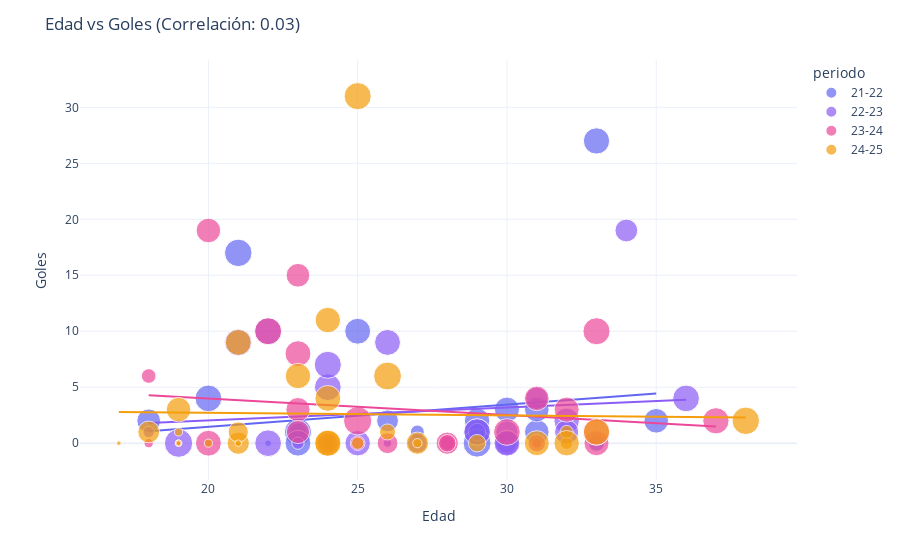

The notebook cell this image was saved under:
### Markdown cell above
PCA para ver cuantas variables se necesitan para explicar la variabilidad de los datos

### Code cell
# Edad vs Goles
fig = px.scatter(df, x='Age', y='Gls', hover_data=['Player', 'periodo'],
                size='MP', color='periodo', trendline='ols',
                color_discrete_sequence=['#6366f1', '#8b5cf6', '#ec4899', '#f59e0b'])
fig.update_layout(title=f'Edad vs Goles (Correlación: {df["Age"].corr(df["Gls"]):.2f})',
                 xaxis_title='Edad', yaxis_title='Goles', template='plotly_white')
fig.show()

### Figure 1 — Plotly figure (JSON) as saved in the notebook; plotly's stock layout.template omitted (floating-point values rounded to 4 significant figures)
{"data": [{"customdata": [["David Alaba", "21-22"], ["Marco Asensio", "21-22"], ["Gareth Bale", "21-22"], ["Karim Benzema", "21-22"], ["Antonio Blanco", "21-22"], ["Eduardo Camavinga", "21-22"], ["Dani Carvajal", "21-22"], ["Casemiro", "21-22"], ["Dani Ceballos", "21-22"], ["Thibaut Courtois", "21-22"], ["Mario Gila", "21-22"], ["Peter González", "21-22"], ["Miguel Gutiérrez", "21-22"], ["Eden Hazard", "21-22"], ["Isco", "21-22"], ["Luka Jović", "21-22"], ["Vinicius Júnior", "21-22"], ["Toni Kroos", "21-22"], ["Juanmi Latasa", "21-22"], ["Andriy Lunin", "21-22"], ["Marcelo", "21-22"], ["Mariano", "21-22"], ["Ferland Mendy", "21-22"], ["Éder Militão", "21-22"], ["Luka Modrić", "21-22"], ["Nacho", "21-22"], ["Rodrygo", "21-22"], ["Sergio Santos", "21-22"], ["Jesús Vallejo", "21-22"], ["Federico Valverde", "21-22"], ["Lucas Vázquez", "21-22"]], "hovertemplate": "periodo=%{customdata[1]}<br>Age=%{x}<br>Gls=%{y}<br>MP=%{marker.size}<br>Player=%{customdata[0]}<extra></extra>", "legendgroup": "21-22", "marker": {"color": "#6366f1", "size": [30, 31, 5, 32, 1, 26, 24, 32, 11, 36, 2, 3, 3, 18, 14, 15, 35, 28, 1, 2, 12, 9, 22, 34, 28, 28, 33, 1, 5, 31, 29], "sizemode": "area", "sizeref": 0.0925, "symbol": "circle"}, "mode": "markers", "name": "21-22", "orientation": "v", "showlegend": true, "type": "scatter", "x": [29.0, 25.0, 32.0, 33.0, 21.0, 18.0, 29.0, 29.0, 24.0, 29.0, 20.0, 19.0, 20.0, 30.0, 29.0, 23.0, 21.0, 31.0, 20.0, 22.0, 33.0, 27.0, 26.0, 23.0, 35.0, 31.0, 20.0, 20.0, 24.0, 23.0, 30.0], "xaxis": "x", "y": [2.0, 10.0, 1.0, 27.0, 0.0, 2.0, 1.0, 1.0, 0.0, 0.0, 0.0, 0.0, 0.0, 0.0, 1.0, 1.0, 17.0, 1.0, 0.0, 0.0, 0.0, 1.0, 2.0, 1.0, 2.0, 3.0, 4.0, 0.0, 0.0, 0.0, 3.0], "yaxis": "y"}, {"hovertemplate": "<b>OLS trendline</b><br>Gls = 0.198437 * Age + -2.51471<br>R<sup>2</sup>=0.029842<br><br>periodo=21-22<br>Age=%{x}<br>Gls=%{y} <b>(trend)</b><extra></extra>", "legendgroup": "21-22", "marker": {"color": "#6366f1", "symbol": "circle"}, "mode": "lines", "name": "21-22", "showlegend": false, "type": "scatter", "x": [18.0, 19.0, 20.0, 20.0, 20.0, 20.0, 20.0, 21.0, 21.0, 22.0, 23.0, 23.0, 23.0, 24.0, 24.0, 25.0, 26.0, 27.0, 29.0, 29.0, 29.0, 29.0, 29.0, 30.0, 30.0, 31.0, 31.0, 32.0, 33.0, 33.0, 35.0], "xaxis": "x", "y": [1.057, 1.256, 1.454, 1.454, 1.454, 1.454, 1.454, 1.652, 1.652, 1.851, 2.049, 2.049, 2.049, 2.248, 2.248, 2.446, 2.645, 2.843, 3.24, 3.24, 3.24, 3.24, 3.24, 3.438, 3.438, 3.637, 3.637, 3.835, 4.034, 4.034, 4.431], "yaxis": "y"}, {"customdata": [["David Alaba", "22-23"], ["Sergio Arribas", "22-23"], ["Marco Asensio", "22-23"], ["Karim Benzema", "22-23"], ["Eduardo Camavinga", "22-23"], ["Dani Carvajal", "22-23"], ["Casemiro", "22-23"], ["Dani Ceballos", "22-23"], ["Thibaut Courtois", "22-23"], ["Eden Hazard", "22-23"], ["Vinicius Júnior", "22-23"], ["Toni Kroos", "22-23"], ["Andriy Lunin", "22-23"], ["Mariano", "22-23"], ["Ferland Mendy", "22-23"], ["Éder Militão", "22-23"], ["Luka Modrić", "22-23"], ["Nacho", "22-23"], ["Álvaro Odriozola", "22-23"], ["Álvaro Rodríguez", "22-23"], ["Rodrygo", "22-23"], ["Antonio Rüdiger", "22-23"], ["Aurélien Tchouaméni", "22-23"], ["Jesús Vallejo", "22-23"], ["Federico Valverde", "22-23"], ["Lucas Vázquez", "22-23"]], "hovertemplate": "periodo=%{customdata[1]}<br>Age=%{x}<br>Gls=%{y}<br>MP=%{marker.size}<br>Player=%{customdata[0]}<extra></extra>", "legendgroup": "22-23", "marker": {"color": "#8b5cf6", "size": [23, 2, 31, 24, 37, 27, 1, 30, 31, 6, 33, 30, 7, 9, 18, 33, 33, 27, 3, 6, 34, 33, 33, 1, 34, 23], "sizemode": "area", "sizeref": 0.0925, "symbol": "circle"}, "mode": "markers", "name": "22-23", "orientation": "v", "showlegend": true, "type": "scatter", "x": [30.0, 20.0, 26.0, 34.0, 19.0, 30.0, 30.0, 25.0, 30.0, 31.0, 22.0, 32.0, 23.0, 28.0, 27.0, 24.0, 36.0, 32.0, 26.0, 18.0, 21.0, 29.0, 22.0, 25.0, 24.0, 31.0], "xaxis": "x", "y": [1.0, 0.0, 9.0, 19.0, 0.0, 0.0, 0.0, 0.0, 0.0, 0.0, 10.0, 2.0, 0.0, 0.0, 0.0, 5.0, 4.0, 1.0, 0.0, 1.0, 9.0, 1.0, 0.0, 0.0, 7.0, 4.0], "yaxis": "y"}, {"hovertemplate": "<b>OLS trendline</b><br>Gls = 0.115896 * Age + -0.29031<br>R<sup>2</sup>=0.014520<br><br>periodo=22-23<br>Age=%{x}<br>Gls=%{y} <b>(trend)</b><extra></extra>", "legendgroup": "22-23", "marker": {"color": "#8b5cf6", "symbol": "circle"}, "mode": "lines", "name": "22-23", "showlegend": false, "type": "scatter", "x": [18.0, 19.0, 20.0, 21.0, 22.0, 22.0, 23.0, 24.0, 24.0, 25.0, 25.0, 26.0, 26.0, 27.0, 28.0, 29.0, 30.0, 30.0, 30.0, 30.0, 31.0, 31.0, 32.0, 32.0, 34.0, 36.0], "xaxis": "x", "y": [1.796, 1.912, 2.028, 2.144, 2.259, 2.259, 2.375, 2.491, 2.491, 2.607, 2.607, 2.723, 2.723, 2.839, 2.955, 3.071, 3.187, 3.187, 3.187, 3.187, 3.302, 3.302, 3.418, 3.418, 3.65, 3.882], "yaxis": "y"}, {"customdata": [["Lucas Vázquez", "23-24"], ["Federico Valverde", "23-24"], ["Aurélien Tchouaméni", "23-24"], ["Antonio Rüdiger", "23-24"], ["Rodrygo", "23-24"], ["Álvaro Rodríguez", "23-24"], ["Nicolás Paz", "23-24"], ["Nacho", "23-24"], ["Luka Modrić", "23-24"], ["Éder Militão", "23-24"], ["Ferland Mendy", "23-24"], ["Mario Martín", "23-24"], ["Andriy Lunin", "23-24"], ["Toni Kroos", "23-24"], ["Vinicius Júnior", "23-24"], ["Joselu", "23-24"], ["Arda Güler", "23-24"], ["Gonzalo García", "23-24"], ["Fran Garcia", "23-24"], ["Brahim Díaz", "23-24"], ["Thibaut Courtois", "23-24"], ["Dani Ceballos", "23-24"], ["Dani Carvajal", "23-24"], ["Eduardo Camavinga", "23-24"], ["Jude Bellingham", "23-24"], ["Kepa Arrizabalaga", "23-24"], ["David Alaba", "23-24"]], "hovertemplate": "periodo=%{customdata[1]}<br>Age=%{x}<br>Gls=%{y}<br>MP=%{marker.size}<br>Player=%{customdata[0]}<extra></extra>", "legendgroup": "23-24", "marker": {"color": "#ec4899", "size": [29, 37, 27, 33, 34, 1, 4, 29, 32, 10, 23, 2, 21, 33, 26, 34, 10, 2, 25, 31, 4, 20, 28, 31, 28, 14, 14], "sizemode": "area", "sizeref": 0.0925, "symbol": "circle"}, "mode": "markers", "name": "23-24", "orientation": "v", "showlegend": true, "type": "scatter", "x": [32.0, 25.0, 23.0, 30.0, 22.0, 19.0, 18.0, 33.0, 37.0, 25.0, 28.0, 19.0, 24.0, 33.0, 23.0, 33.0, 18.0, 19.0, 23.0, 23.0, 31.0, 26.0, 31.0, 20.0, 20.0, 28.0, 31.0], "xaxis": "x", "y": [3.0, 2.0, 3.0, 1.0, 10.0, 0.0, 0.0, 0.0, 2.0, 0.0, 0.0, 0.0, 0.0, 1.0, 15.0, 10.0, 6.0, 0.0, 1.0, 8.0, 0.0, 0.0, 4.0, 0.0, 19.0, 0.0, 0.0], "yaxis": "y"}, {"hovertemplate": "<b>OLS trendline</b><br>Gls = -0.147481 * Age + 6.93895<br>R<sup>2</sup>=0.026413<br><br>periodo=23-24<br>Age=%{x}<br>Gls=%{y} <b>(trend)</b><extra></extra>", "legendgroup": "23-24", "marker": {"color": "#ec4899", "symbol": "circle"}, "mode": "lines", "name": "23-24", "showlegend": false, "type": "scatter", "x": [18.0, 18.0, 19.0, 19.0, 19.0, 20.0, 20.0, 22.0, 23.0, 23.0, 23.0, 23.0, 24.0, 25.0, 25.0, 26.0, 28.0, 28.0, 30.0, 31.0, 31.0, 31.0, 32.0, 33.0, 33.0, 33.0, 37.0], "xaxis": "x", "y": [4.284, 4.284, 4.137, 4.137, 4.137, 3.989, 3.989, 3.694, 3.547, 3.547, 3.547, 3.547, 3.399, 3.252, 3.252, 3.104, 2.809, 2.809, 2.515, 2.367, 2.367, 2.367, 2.22, 2.072, 2.072, 2.072, 1.482], "yaxis": "y"}, {"customdata": [["Lorenzo Aguado", "24-25"], ["David Alaba", "24-25"], ["Raúl Asencio", "24-25"], ["Jude Bellingham", "24-25"], ["Eduardo Camavinga", "24-25"], ["Dani Carvajal", "24-25"], ["Dani Ceballos", "24-25"], ["Chema", "24-25"], ["Thibaut Courtois", "24-25"], ["Brahim Díaz", "24-25"], ["Endrick", "24-25"], ["Fran", "24-25"], ["Fran Garcia", "24-25"], ["Gonzalo García", "24-25"], ["Arda Güler", "24-25"], ["Vinicius Júnior", "24-25"], ["Andriy Lunin", "24-25"], ["Kylian Mbappé", "24-25"], ["Ferland Mendy", "24-25"], ["Éder Militão", "24-25"], ["Luka Modrić", "24-25"], ["Víctor Muñoz", "24-25"], ["Jacobo Ramón", "24-25"], ["Rodrygo", "24-25"], ["Antonio Rüdiger", "24-25"], ["Aurélien Tchouaméni", "24-25"], ["Jesús Vallejo", "24-25"], ["Federico Valverde", "24-25"], ["Lucas Vázquez", "24-25"], ["Daniel Yáñez", "24-25"]], "hovertemplate": "periodo=%{customdata[1]}<br>Age=%{x}<br>Gls=%{y}<br>MP=%{marker.size}<br>Player=%{customdata[0]}<extra></extra>", "legendgroup": "24-25", "marker": {"color": "#f59e0b", "size": [2, 7, 23, 31, 19, 8, 23, 2, 30, 31, 22, 1, 31, 3, 28, 30, 7, 34, 14, 12, 35, 2, 3, 30, 29, 32, 4, 36, 32, 1], "sizemode": "area", "sizeref": 0.0925, "symbol": "circle"}, "mode": "markers", "name": "24-25", "orientation": "v", "showlegend": true, "type": "scatter", "x": [21.0, 32.0, 21.0, 21.0, 21.0, 32.0, 27.0, 19.0, 32.0, 24.0, 18.0, 19.0, 24.0, 20.0, 19.0, 24.0, 25.0, 25.0, 29.0, 26.0, 38.0, 21.0, 19.0, 23.0, 31.0, 24.0, 27.0, 26.0, 33.0, 17.0], "xaxis": "x", "y": [0.0, 0.0, 0.0, 9.0, 1.0, 1.0, 0.0, 0.0, 0.0, 4.0, 1.0, 0.0, 0.0, 0.0, 3.0, 11.0, 0.0, 31.0, 0.0, 1.0, 2.0, 0.0, 1.0, 6.0, 0.0, 0.0, 0.0, 6.0, 1.0, 0.0], "yaxis": "y"}, {"hovertemplate": "<b>OLS trendline</b><br>Gls = -0.0232904 * Age + 3.17294<br>R<sup>2</sup>=0.000410<br><br>periodo=24-25<br>Age=%{x}<br>Gls=%{y} <b>(trend)</b><extra></extra>", "legendgroup": "24-25", "marker": {"color": "#f59e0b", "symbol": "circle"}, "mode": "lines", "name": "24-25", "showlegend": false, "type": "scatter", "x": [17.0, 18.0, 19.0, 19.0, 19.0, 19.0, 20.0, 21.0, 21.0, 21.0, 21.0, 21.0, 23.0, 24.0, 24.0, 24.0, 24.0, 25.0, 25.0, 26.0, 26.0, 27.0, 27.0, 29.0, 31.0, 32.0, 32.0, 32.0, 33.0, 38.0], "xaxis": "x", "y": [2.777, 2.754, 2.73, 2.73, 2.73, 2.73, 2.707, 2.684, 2.684, 2.684, 2.684, 2.684, 2.637, 2.614, 2.614, 2.614, 2.614, 2.591, 2.591, 2.567, 2.567, 2.544, 2.544, 2.498, 2.451, 2.428, 2.428, 2.428, 2.404, 2.288], "yaxis": "y"}], "layout": {"legend": {"itemsizing": "constant", "title": {"text": "periodo"}, "tracegroupgap": 0}, "margin": {"t": 60}, "title": {"text": "Edad vs Goles (Correlación: 0.03)"}, "xaxis": {"anchor": "y", "domain": [0, 1], "title": {"text": "Edad"}}, "yaxis": {"anchor": "x", "domain": [0, 1], "title": {"text": "Goles"}}}}
